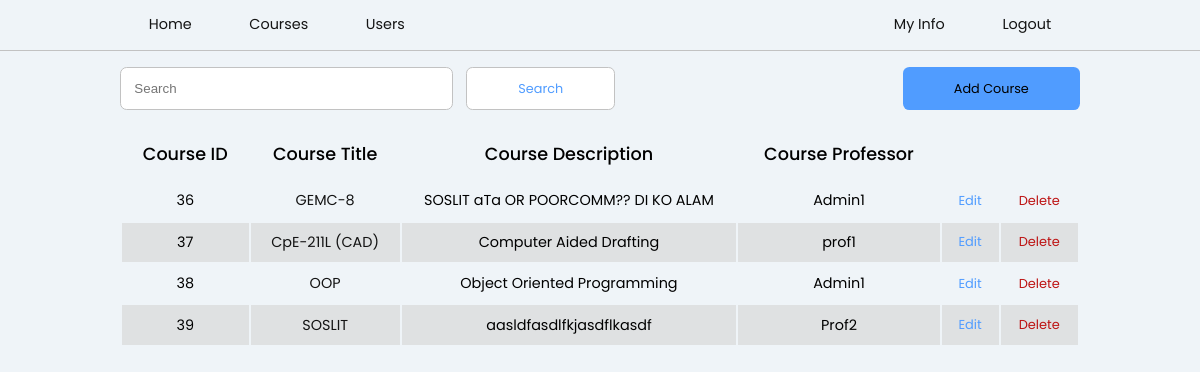
Screenshot of /course/ (signed in) with the database file from the repository.
### courses/models.py (models this page shows, shortened)
class Course(models.Model):
    title = models.CharField(max_length=50, default="")
    description = models.TextField(max_length=200, default="")
    creator = models.ForeignKey(
        User, on_delete=models.CASCADE, blank=True, related_name='course_creator')
    key = models.CharField(max_length=100, default="", unique=True)
    lessons = models.ManyToManyField(Lesson)
    students = models.ManyToManyField(User, related_name='course_students')
    class Meta:
        db_table = "courses"

### accounts/models.py (models this page shows, shortened)
class User(AbstractBaseUser):
    email = models.EmailField(max_length=255, unique=True)
    first_name = models.CharField(max_length=100)
    last_name = models.CharField(max_length=100)
    active = models.BooleanField(default=True)  # able to login
    staff = models.BooleanField(default=False)
    admin = models.BooleanField(default=False)
    timestamp = models.DateTimeField(auto_now_add=True)
    student = models.BooleanField(default=False)
    professor = models.BooleanField(default=False)
    courses = models.ManyToManyField(
        'courses.Course', related_name='course_title')
    USERNAME_FIELD = 'email'  # username
    REQUIRED_FIELDS = []  # what fields are ask when running python manage.py createsuperuser
    objects = UserManager()
    @property
    def is_student(self):
        return self.student
    @property
    def is_admin(self):
        return self.admin
    @property
    def is_active(self):
        return self.active

### courses/views.py (the view)
# urls.py: path('course/', courses, name="coursepage"),
def courses(request):
    user = User.objects.get(id=request.user.id)
    if not request.user.is_authenticated:
        return redirect('loginpage')
    if user.is_student:
        return render(request, "courses/student-courses.html", {
            'courses': user.courses.values(),
        })
    if request.GET.get('search'):
        search = request.GET.get('search')
        courses = Course.objects.filter(title__contains=search)
        return render(request, "courses/courses.html", {'courses': courses})
    if request.user.is_admin:
        courses = Course.objects.all()
        return render(request, "courses/courses.html", {'courses': courses})
    if user.is_professor:
        courses = Course.objects.filter(creator=user.id)
        return render(request, "courses/courses.html", {"courses": courses})

### templates/courses/courses.html (shortened to what this page needs)
{% load static %}
<html lang="en">
    <head>
        <link rel="stylesheet" type="text/css" href="{% static 'css/main.css' %}">
    </head>
    <body>
    {% include 'navbar.html' %}
    <div class="container">
        <div class="flex flex-row justify-between" style="margin: 1em 0;">
            <div class="flex">
                <form class="flex" action="" method="GET">
                    <input
                        type="text"
                        style="width:25em;"
                        class="form-control"
                        placeholder="Search"
                        name="search"
                    />
                    <button style="margin: 0 0 0 1em;" class="search" type="submit">Search</button>
                </form>
            </div>
            <a href="{% url 'addcoursepage' %}">
                <button style="height: 100%;">
                    Add Course
                </button>
            </a>
        </div>
        {% if request.user.is_admin %}
        <table>
            <thead>
            <tr>
                <th>Course ID</th>
                <th>Course Title</th>
                <th>Course Description</th>
                <th>Course Professor</th>
            </tr>
            </thead>
            <tbody>
            {% for course in courses %}
                <tr>
                    <td data-label="ID">{{ course.id }}</td>
                    <td data-label="Title"><a class="course-link" href="{% url 'detailed' course.id %}">{{ course.title }}</a></td>
                    <td data-label="Description">{{ course.description }}</td>
                    <td data-label="Section">{{ course.creator.first_name }}</td>
                    {% if request.user.is_admin %}
                    <td>
                        <button
                            class="edit"
                            onclick="location.href='{% url 'editcoursepage' course.id %}'"
                        >
                            Edit
                        </button>
                    </td>
                    <td>
                        <button
                            class="delete"
                            onclick="location.href='{% url 'deletecourse' course.id %}'"
                        >
                            Delete
                        </button>
                    </td>
                    {% endif %}
                </tr>
            {% endfor %}
            </tbody>
        </table>
        {% endif %}
    </div>
    </body>
</html>

### static_my_project/css/main.css (style rules this page uses)
* { margin: 0; padding: 0; box-sizing: border-box; }
:root { --primary-color: rgb(80, 156, 255); --primary-accent-color: rgb(42, 119, 226); --delete-color: rgb(189, 19, 19); --delete-accent-color: rgb(142, 14, 14); --form-control-border: rgb(194, 194, 194); --form-control-border-accent: rgb(106, 106, 106); --box-shadow: rgb(212, 212, 212); --black: rgb(20, 20, 20); --table-alternate-row: rgba(217, 217, 217, 0.708); }
html, body { margin: 0px; background-color: #eff4f8; font-family: 'Poppins'; }
a { text-decoration: none; color: var(--black); }
button { padding: 0.7em 4em; font-family: 'Poppins'; font-size: 0.8em; background-color: var(--primary-color); border: none; border-radius: 0.5em; cursor: pointer; transition: 0.2s cubic-bezier(0.075, 0.82, 0.165, 1); }
.flex { display: flex; }
.flex-row { flex-direction: row; }
.justify-between { justify-content: space-between; }
input, .form-control { width: 100%; padding: 1em; border: 0.5px solid var(--form-control-border); border-radius: 0.5em; }
.container { width: min(80%, 75em); margin: 0 auto; }

### templates/courses/courses.html (style rules this page uses)
table { width: 100%; }
thead > tr > th { font-weight: 500; font-size: 1.1em; padding: 0.7em; }
tr:nth-child(even) { background-color: var(--table-alternate-row); }
td { text-align: center; font-size: 0.9em; }
.edit { background-color: transparent; color: var(--primary-color); font-size: 0.9em; padding: 0.75em 1em; }
.delete { background-color: transparent; color: var(--delete-color); font-size: 0.9em; padding: 0.75em 1em; }
.search { border: 0.5px solid var(--form-control-border); background-color: white; color: var(--primary-color); }

### rows the page displays
Course: id "36", title "GEMC-8", description "SOSLIT aTa OR POORCOMM?? DI KO ALAM", creator.first_name "Admin1"
Course: id "37", title "CpE-211L (CAD)", description "Computer Aided Drafting", creator.first_name "prof1"
Course: id "38", title "OOP", description "Object Oriented Programming", creator.first_name "Admin1"
Course: id "39", title "SOSLIT", description "aasldfasdlfkjasdflkasdf", creator.first_name "Prof2"
